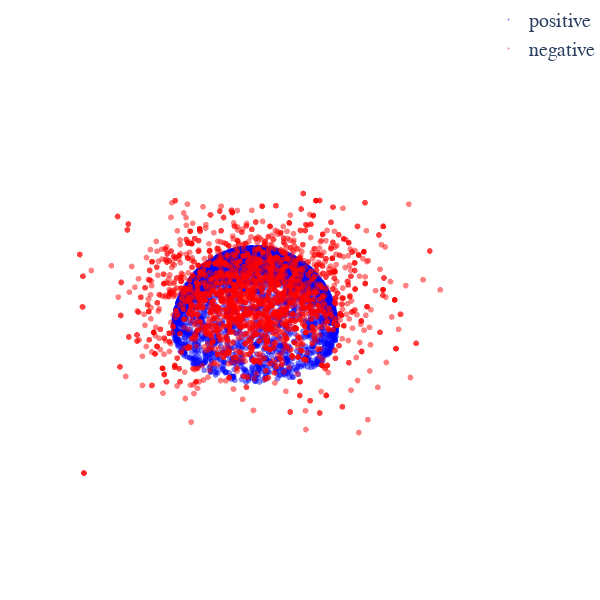

The code cell stored with this chart in its notebook:
### Code cell
x = off_mfd_data['x']
prob = off_mfd_data['prob']
prob = (prob - np.min(prob)) / (np.max(prob) - np.min(prob))
mask = off_mfd_data['pos_neg'].astype(np.bool)
pos_neg = off_mfd_data['pos_neg']

fig = go.Figure()
# make figure bigger, less margin 

fig.add_trace(go.Scatter3d(x=x[:, 0][mask], y=x[:, 1][mask], z=x[:, 2][mask], mode='markers',
                           marker=dict(size=2, color='blue', colorscale='Viridis', opacity=0.5),
                           name="positive"))
fig.add_trace(go.Scatter3d(x=x[:, 0][~mask], y=x[:, 1][~mask], z=x[:, 2][~mask], mode='markers',
                            marker=dict(size=2, color='red', colorscale='Viridis', opacity=0.5),
                            name="negative"))

fig.update_scenes(
    dict(
        xaxis=dict(showgrid=False, zeroline=False, showline=False, showticklabels=False, 
                   ticks="", title="", backgroundcolor='white'),
        yaxis=dict(showgrid=False, zeroline=False, showline=False, showticklabels=False, 
                   ticks="", title="",backgroundcolor='white'),
        zaxis=dict(showgrid=False, zeroline=False, showline=False, showticklabels=False, 
                   ticks="",title="", backgroundcolor='white'),
        bgcolor='white'
    )
)

# update font to Helvetica
fig.update_layout(
    font=dict(family='Helvetica', size=20),
    height=600,
    width=600,
    margin=dict(l=0, r=0, b=0, t=0))

### Figure 1 — Plotly figure (JSON) as saved in the notebook; plotly's stock layout.template omitted (floating-point values rounded to 4 significant figures; data arrays with more than 128 entries replaced by an {"elided": "..."} marker saying what was removed)
{"data": [{"marker": {"color": "blue", "colorscale": [[0, "#440154"], [0.1111, "#482878"], [0.2222, "#3e4989"], [0.3333, "#31688e"], [0.4444, "#26828e"], [0.5556, "#1f9e89"], [0.6667, "#35b779"], [0.7778, "#6ece58"], [0.8889, "#b5de2b"], [1, "#fde725"]], "opacity": 0.5, "size": 2}, "mode": "markers", "name": "positive", "type": "scatter3d", "x": {"elided": "3056 float values"}, "y": {"elided": "3056 float values"}, "z": {"elided": "3056 float values"}}, {"marker": {"color": "red", "colorscale": [[0, "#440154"], [0.1111, "#482878"], [0.2222, "#3e4989"], [0.3333, "#31688e"], [0.4444, "#26828e"], [0.5556, "#1f9e89"], [0.6667, "#35b779"], [0.7778, "#6ece58"], [0.8889, "#b5de2b"], [1, "#fde725"]], "opacity": 0.5, "size": 2}, "mode": "markers", "name": "negative", "type": "scatter3d", "x": {"elided": "2444 float values"}, "y": {"elided": "2444 float values"}, "z": {"elided": "2444 float values"}}], "layout": {"font": {"family": "Helvetica", "size": 20}, "height": 600, "margin": {"b": 0, "l": 0, "r": 0, "t": 0}, "scene": {"bgcolor": "white", "xaxis": {"backgroundcolor": "white", "showgrid": false, "showline": false, "showticklabels": false, "ticks": "", "title": {"text": ""}, "zeroline": false}, "yaxis": {"backgroundcolor": "white", "showgrid": false, "showline": false, "showticklabels": false, "ticks": "", "title": {"text": ""}, "zeroline": false}, "zaxis": {"backgroundcolor": "white", "showgrid": false, "showline": false, "showticklabels": false, "ticks": "", "title": {"text": ""}, "zeroline": false}}, "width": 600}}
